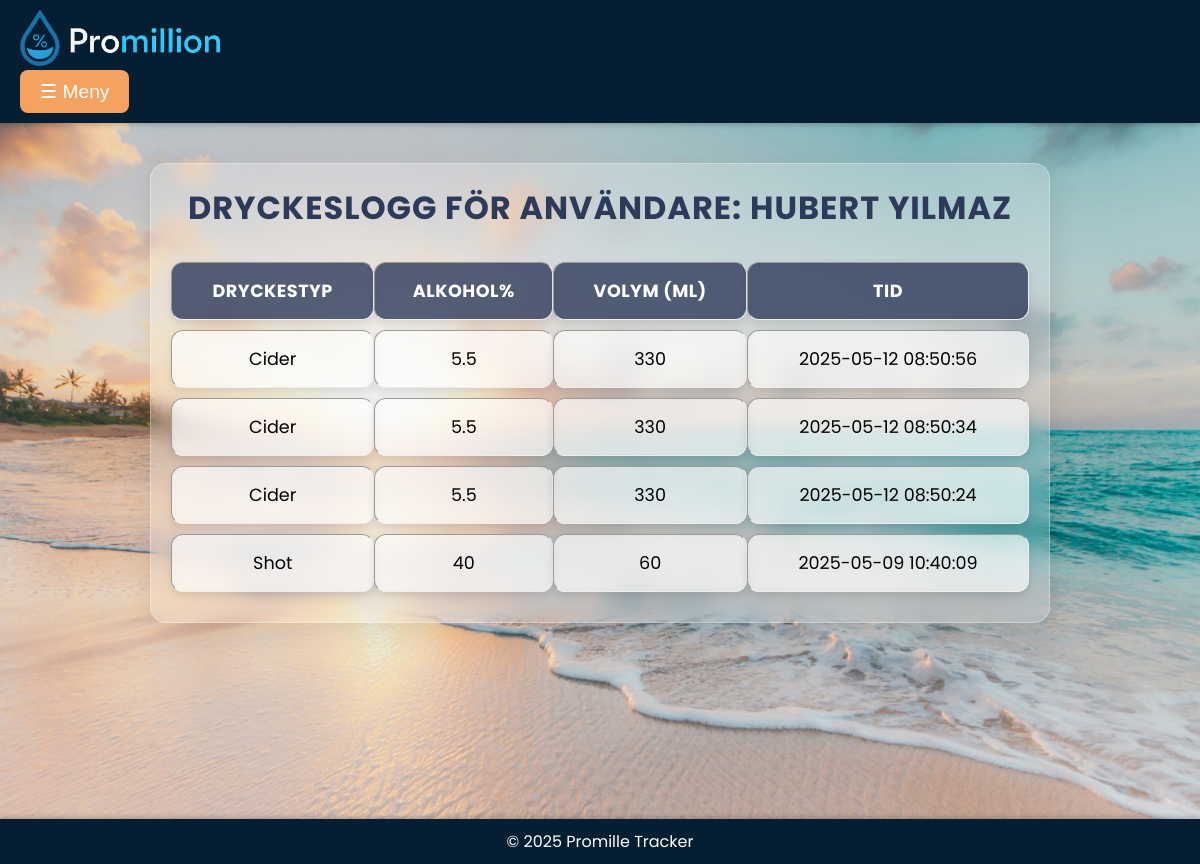
Screenshot of /view_drinks.php (signed in) with the database file from the repository.
### tables this page shows
CREATE TABLE `tbluser` (
  `id` int(11) NOT NULL,
  `namn` varchar(100) NOT NULL,
  `password` varchar(255) NOT NULL,
  `weight` float NOT NULL,
  `height` float NOT NULL,
  `alkoholvolym` float NOT NULL,
  `userlevel` tinyint(11) NOT NULL DEFAULT 10,
  `team` varchar(20) NOT NULL
);

CREATE TABLE `tbldrinklog` (
  `drinkid` int(11) NOT NULL,
  `userid` int(11) NOT NULL,
  `drinktype` varchar(50) NOT NULL,
  `alcoholpercent` float NOT NULL,
  `volume_ml` float NOT NULL,
  `drinktimestamp` timestamp NOT NULL DEFAULT current_timestamp()
);

### view_drinks.php (the view, shortened to what this page needs)
<?php
$servername = "localhost";
$username = "root";
$password = "";
$dbname = "promille";
$conn = new mysqli($servername, $username, $password, $dbname);
$userid_to_view = isset($_GET['userid']) ? (int)$_GET['userid'] : $_SESSION['userid'];
$name_sql = "SELECT namn FROM tbluser WHERE id = ?";
$name_stmt = $conn->prepare($name_sql);
$name_stmt->bind_param("i", $userid_to_view);
$name_stmt->execute();
$name_result = $name_stmt->get_result();
$user_name = ($name_result->num_rows > 0) ? $name_result->fetch_assoc()['namn'] : "Okänd";
$sql = "SELECT drinktype, alcoholpercent, volume_ml, drinktimestamp
        FROM tbldrinklog
        WHERE userid = ?
        ORDER BY drinktimestamp DESC";
$stmt = $conn->prepare($sql);
$stmt->bind_param("i", $userid_to_view);
$stmt->execute();
$result = $stmt->get_result();
?>
<!DOCTYPE html>
<html lang="sv">
<head>
    <link rel="stylesheet" href="style.css">
</head>
<body>
    <header>
    <div class="header-content">
        <img src="bilder/logotyp.png" alt="Logotyp">
        <div class="dropdown">
            <button class="menu-toggle" onclick="toggleDropdown()">☰ Meny</button>
        </div>
    </div>
</header>
    <main>
        <div class="view-drinks">
        <h2>Dryckeslogg för användare: <strong><?php echo htmlspecialchars($user_name); ?></strong></h2>
        <?php if ($result->num_rows > 0): ?>
            <table border="1">
                <thead>
                    <tr>
                        <th>Dryckestyp</th>
                        <th>Alkohol%</th>
                        <th>Volym (ml)</th>
                        <th>Tid</th>
                    </tr>
                </thead>
                <tbody>
                    <?php while ($row = $result->fetch_assoc()): ?>
                        <tr>
                            <td><?php echo htmlspecialchars($row['drinktype']); ?></td>
                            <td><?php echo htmlspecialchars($row['alcoholpercent']); ?></td>
                            <td><?php echo htmlspecialchars($row['volume_ml']); ?></td>
                            <td><?php echo htmlspecialchars($row['drinktimestamp']); ?></td>
                        </tr>
                    <?php endwhile; ?>
                </tbody>
            </table>
        <?php else: ?>
            <p>Inga drycker hittades för denna användare.</p>
        <?php endif; ?>
        </div>
    </main>
    <footer>
        <p>&copy; 2025 Promille Tracker</p>
    </footer>
</body>
</html>

### style.css (style rules this page uses)
* { margin:0; padding:0; box-sizing: border-box; }
body { font-family: Arial, sans-serif; margin: 0; padding: 0; background-color: #f9f9f9; }
header img { width: 200px; height: auto; margin-right: 20px; filter: hue-rotate(20deg); }
header { background-color: #061e31; color: white; display: flex; justify-content: space-between; align-items: center; padding: 15px 20px; width: 100%; box-shadow: 0 2px 5px rgba(0, 0, 0, 0.2); height: auto; position: relative; }
main { min-height: 87vh; background-image: url(bilder/background.jfif); background-size: cover; background-position: center; background-repeat: no-repeat; padding: 20px; padding-bottom: 60px; }
.view-drinks { max-width: 900px; margin: 20px auto; padding: 20px; background: rgba(255, 255, 255, 0.2); border-radius: 16px; box-shadow: 0 4px 30px rgba(0, 0, 0, 0.1); backdrop-filter: blur(10px); -webkit-backdrop-filter: blur(10px); border: 1px solid rgba(255, 255, 255, 0.3); font-family: 'Poppins', sans-serif; }
.view-drinks h2 { text-align: center; color: #2E3A59; font-size: 2rem; margin-bottom: 20px; text-transform: uppercase; letter-spacing: 1px; }
.view-drinks table { width: 100%; border-collapse: separate; border-spacing: 0 10px; margin-top: 20px; font-size: 1.1rem; border:none; }
.view-drinks table th, .view-drinks table td { padding: 15px; text-align: center; background-color: rgba(255, 255, 255, 0.6); border-radius: 12px; box-shadow: 0 4px 10px rgba(0, 0, 0, 0.1); backdrop-filter: blur(5px); }
.view-drinks table th { background-color: rgba(46, 58, 89, 0.8); color: #ffffff; font-weight: bold; text-transform: uppercase; letter-spacing: 0.5px; }
header { background-color: #061e31; color: white; padding: 10px 20px; display: flex; justify-content: space-between; align-items: center; box-shadow: 0 2px 5px rgba(0, 0, 0, 0.2); }
header img { width: 200px; height: auto; }
.dropdown { position: relative; }
.menu-toggle { background-color: #f4a261; color: white; border: none; padding: 10px 20px; font-size: 1.2rem; cursor: pointer; border-radius: 8px; transition: background-color 0.3s ease; }
footer { background-color: #061e31; font-family: poppins, sans-serif; color: white; text-align: center; padding: 10px 0; position: relative; width: 100%; box-shadow: 0 -2px 5px rgba(0, 0, 0, 0.2); }

### rows the page displays
tbluser: namn "HUBERT YILMAZ"
tbldrinklog: drinktype "Cider", alcoholpercent "5.5", volume_ml "330", drinktimestamp "2025-05-12 08:50:56"
tbldrinklog: drinktype "Cider", alcoholpercent "5.5", volume_ml "330", drinktimestamp "2025-05-12 08:50:34"
tbldrinklog: drinktype "Cider", alcoholpercent "5.5", volume_ml "330", drinktimestamp "2025-05-12 08:50:24"
tbldrinklog: drinktype "Shot", alcoholpercent "40", volume_ml "60", drinktimestamp "2025-05-09 10:40:09"
